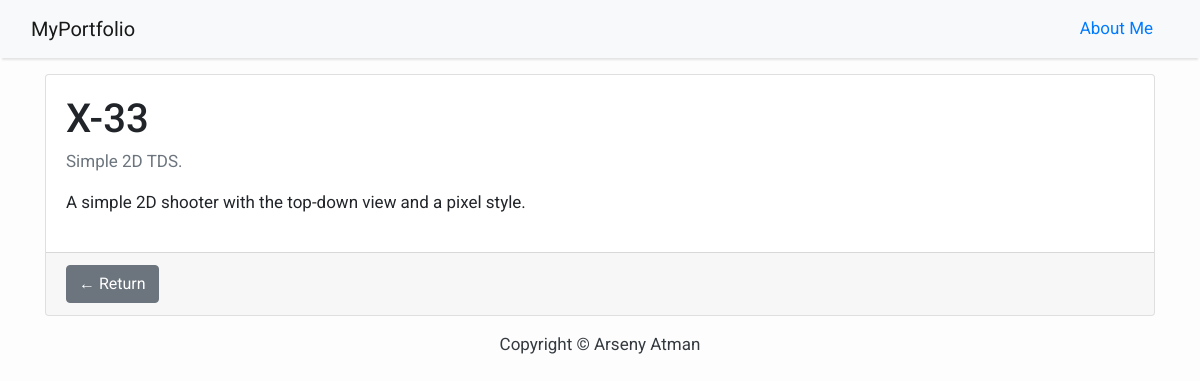
Page /x-33/ on the earlier database version.
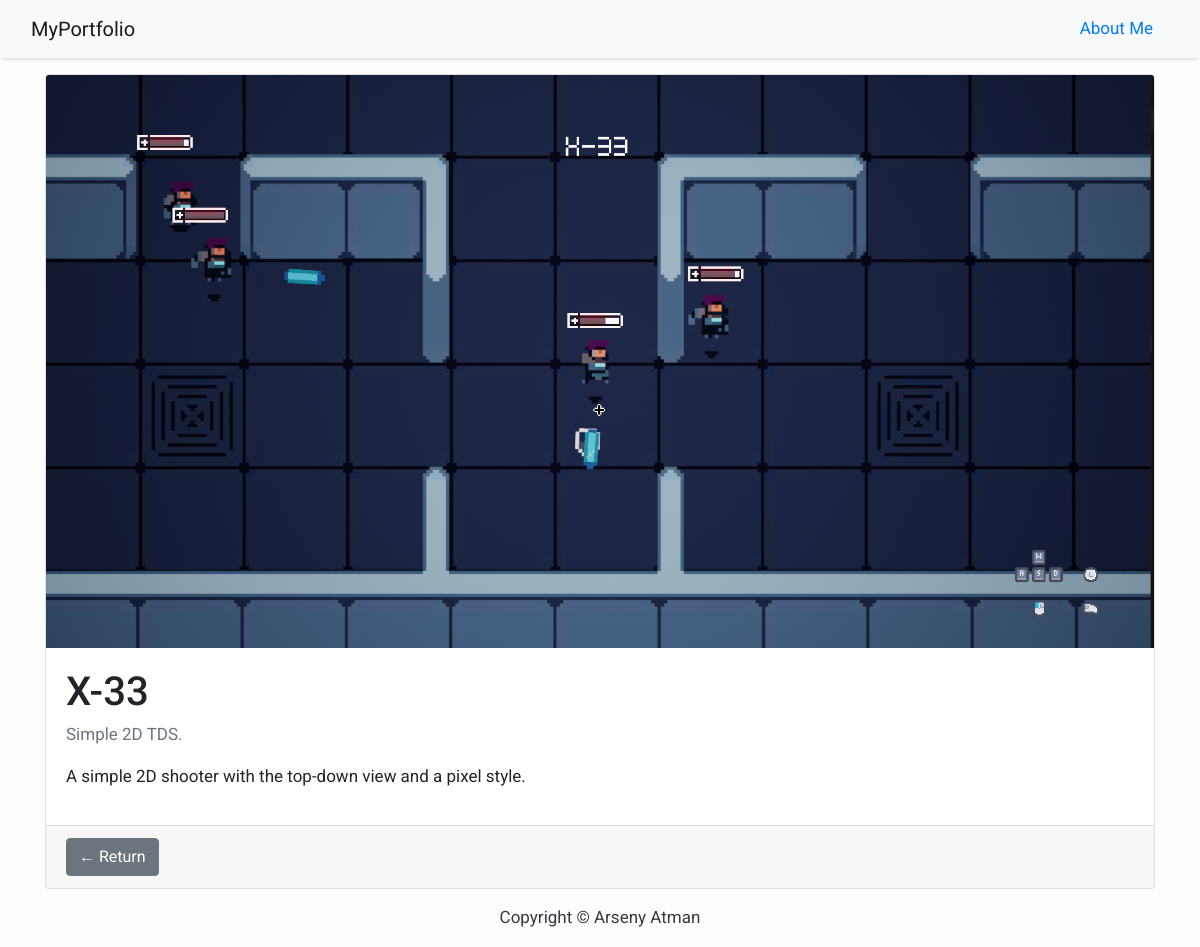
Same page on the later database version.
### projects/models.py (models this page shows, shortened)
class Project(models.Model):
    title = models.CharField(max_length=200, unique=True)
    preview = models.ImageField(upload_to='images/', blank=True)
    slug = models.SlugField(max_length=200, unique=True)
    short_description = models.TextField(default="")
    description = models.TextField(default="")
    created_on = models.DateTimeField(auto_now_add=True)
    youtube_link = models.CharField(max_length=200, default='', blank=True)
    github_link = models.CharField(max_length=200, default='', blank=True)
    class Meta:
        ordering = ['-created_on']

### projects/views.py (the view)
# urls.py: path('<slug:slug>/', views.ProjectDetail.as_view(), name='project_detail'),
class ProjectDetail(generic.DetailView):
    model = Project
    template_name = 'project_detail.html'

### templates/project_detail.html (shortened to what this page needs)
{% extends 'base.html' %}
{% block content %}
<div class="container">
  <div class="card-deck">
    <div class="card mt-3">
      {% if project.preview.url != '' %}
        <img class="card-img-top" src="{{ project.preview.url }}" alt="Project preview">
      {% endif %}
      <div class="card-body">
        <h1 class="card-title">{{ project.title }}</h1>
        <p class="card-subtitle mb-2 text-muted">{{ project.short_description }}</p>
        <p class="card-text ">{{ object.description | safe | linebreaks }}</p>
      </div>
      <div class="card-footer">
        <a href="{% url 'home' %}" class="btn btn-secondary">&larr; Return</a>
      </div>
    </div>
  </div>
</div>
{% endblock content %}

### templates/base.html (shortened to what this page needs)
<!DOCTYPE html>
<html>
    <head>
        <link rel="stylesheet" href="https://maxcdn.bootstrapcdn.com/bootstrap/4.0.0/css/bootstrap.min.css"
 />
    </head>
    <body>
        <nav class="navbar navbar-expand-lg navbar-light bg-light shadow" id="mainNav">
            <div class="container-fluid">
                <a class="navbar-brand" href="{% url 'home' %}">MyPortfolio</a>
                <a class="nav-link" href="{% url 'about' %}">About Me</a>
            </div>
        </nav>
        {% block content %}{% endblock content %}
        <footer class="py-3 bg-grey">
            <p class="m-0 text-dark text-center ">Copyright &copy; Arseny Atman</p>
        </footer>
    </body>
</html>

### templates/base.html (style rules this page uses)
body { font-family: "Roboto", sans-serif; font-size: 17px; background-color: #fdfdfd; }
.shadow { box-shadow: 0 4px 2px -2px rgba(0, 0, 0, 0.1); }

Differences in the rows shown:
changed Project "Simple 2D TDS.": preview: picture added
